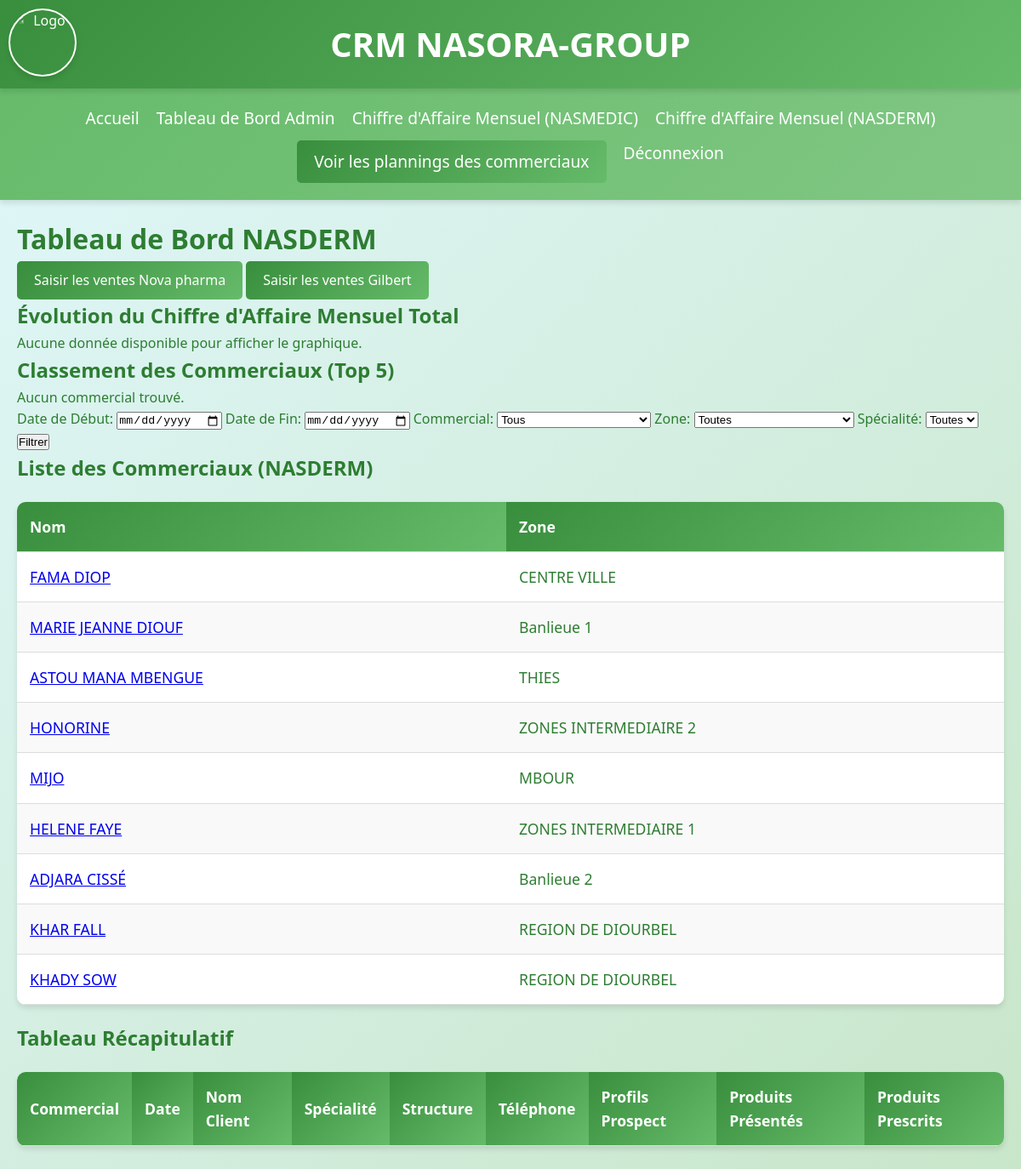
Screenshot of /nasderm_dashboard (signed in) with the database file from the repository.
### models.py (models this page shows)
class User(UserMixin, db.Model):
    id = db.Column(db.Integer, primary_key=True)
    username = db.Column(db.String(150), unique=True, nullable=False)
    password = db.Column(db.String(200), nullable=False)
    role = db.Column(db.String(50), nullable=False)
    zone = db.Column(db.String(100), nullable=True)
    project = db.Column(db.String(50), nullable=False)  # 'nasderm' or 'nasmedic'

### app.py (the view)
@app.route('/nasderm_dashboard')
@login_required
def nasderm_dashboard():
    prospections = Prospection.query.join(User).filter(User.project == 'nasderm').all()
    print("Prospections pour NASDERM:", prospections)
    if not prospections:
        flash("Aucune donnée trouvée pour NASDERM.", "info")
    monthly_revenue = db.session.query(
        func.strftime('%Y-%m', NovaPharmaSale.date).label('month'),
        func.sum(NovaPharmaSale.quantity * NovaPharmaSale.price).label('revenue')
    ).filter(NovaPharmaSale.project == 'nasderm').group_by('month').all()
    monthly_revenue_labels = [row.month for row in monthly_revenue]
    monthly_revenue_data = [row.revenue for row in monthly_revenue]
    print("Chiffre d'affaire mensuel NASDERM:", monthly_revenue)
    print("Labels:", monthly_revenue_labels)
    print("Data:", monthly_revenue_data)
    prospections = Prospection.query.join(User).filter(User.project == 'nasderm').all()
    top_5_commerciaux = db.session.query(
        User.username,
        User.zone,
        func.count(Prospection.id).label('nombre_visites')
    ).join(Prospection).filter(User.project == 'nasderm').group_by(User.id).order_by(func.count(Prospection.id).desc()).limit(5).all()
    print("Top 5 commerciaux:", top_5_commerciaux)
    commerciaux = User.query.filter_by(project='nasderm', role='commercial').all()
    print("Liste des commerciaux NASDERM:", commerciaux)
    return render_template('nasderm_dashboard.html', monthly_revenue_labels=monthly_revenue_labels, monthly_revenue_data=monthly_revenue_data, top_5_commerciaux=top_5_commerciaux, commerciaux=commerciaux, prospections=prospections)

### app.py (called while the page is built)
@login_manager.user_loader
def load_user(user_id):
    return User.query.get(int(user_id))

### Templates/nasderm_dashboard.html (shortened to what this page needs)
{% extends "base.html" %}
{% block content %}
<h1>Tableau de Bord NASDERM</h1>
<div class="sales-links">
    <a href="{{ url_for('nova_pharma_sales') }}" class="btn">Saisir les ventes Nova pharma</a>
    <a href="{{ url_for('gilbert_sales') }}" class="btn">Saisir les ventes Gilbert</a>
</div>
<h2>Évolution du Chiffre d'Affaire Mensuel Total</h2>
{% if monthly_revenue_labels and monthly_revenue_data %}
    <canvas id="salesChart" width="400" height="200"></canvas>
    <script>
        var ctx = document.getElementById('salesChart').getContext('2d');
        var salesChart = new Chart(ctx, {
            type: 'line',
            data: {
                labels: {{ monthly_revenue_labels | tojson }},
                datasets: [{
                    label: 'Chiffre d\'affaire mensuel total',
                    data: {{ monthly_revenue_data | tojson }},
                    backgroundColor: 'rgba(75, 192, 192, 0.2)',
                    borderColor: 'rgba(75, 192, 192, 1)',
                    borderWidth: 2,
                    fill: true
                }]
            },
            options: {
                scales: {
                    y: {
                        beginAtZero: true,
                        title: {
                            display: true,
                            text: 'Chiffre d\'affaire (€)'
                        }
                    },
                    x: {
                        title: {
                            display: true,
                            text: 'Mois'
                        }
                    }
                },
                plugins: {
                    title: {
                        display: true,
                        text: 'Évolution du Chiffre d\'Affaire Mensuel Total'
                    }
                }
            }
        });
    </script>
{% else %}
    <p>Aucune donnée disponible pour afficher le graphique.</p>
{% endif %}
<h2>Classement des Commerciaux (Top 5)</h2>
{% if top_5_commerciaux %}
    <table class="responsive-table">
        <thead>
            <tr>
                <th>Rang</th>
                <th>Nom</th>
                <th>Zone</th>
                <th>Nombre de Visites</th>
            </tr>
        </thead>
        <tbody>
            {% for commercial in top_5_commerciaux %}
            <tr>
                <td>{{ loop.index }}</td>
                <td>{{ commercial.username }}</td>
                <td>{{ commercial.zone }}</td>
                <td>{{ commercial.nombre_visites }}</td>
            </tr>
            {% endfor %}
        </tbody>
    </table>
{% else %}
    <p>Aucun commercial trouvé.</p>
{% endif %}
<form method="GET" class="filter-form">
    <label for="date_start">Date de Début:</label>
    <input type="date" id="date_start" name="date_start">
    <label for="date_end">Date de Fin:</label>
    <input type="date" id="date_end" name="date_end">
    <label for="commercial">Commercial:</label>
    <select id="commercial" name="commercial">
        <option value="">Tous</option>
    </select>
    <label for="zone">Zone:</label>
    <select id="zone" name="zone">
        <option value="">Toutes</option>
    </select>
    <label for="specialite">Spécialité:</label>
    <select id="specialite" name="specialite">
        <option value="">Toutes</option>
    </select>
    <button type="submit">Filtrer</button>
</form>
<h2>Liste des Commerciaux (NASDERM)</h2>
<table class="responsive-table">
    <thead>
        <tr>
            <th>Nom</th>
            <th>Zone</th>
        </tr>
    </thead>
    <tbody>
        {% for commercial in commerciaux %}
        <tr>
            <td><a href="{{ url_for('commercial_dashboard', username=commercial.username) }}">{{ commercial.username }}</a></td>
            <td>{{ commercial.zone }}</td>
        </tr>
        {% endfor %}
    </tbody>
</table>
<h2>Tableau Récapitulatif</h2>
<table class="responsive-table">
    <thead>
        <tr>
            <th>Commercial</th>
            <th>Date</th>
            <th>Nom Client</th>
            <th>Spécialité</th>
            <th>Structure</th>
            <th>Téléphone</th>
            <th>Profils Prospect</th>
            <th>Produits Présentés</th>
            <th>Produits Prescrits</th>
        </tr>
    </thead>
</table>
{% endblock %}

### Templates/base.html (shortened to what this page needs)
<!DOCTYPE html>
<html lang="fr">
<head>
    <link rel="stylesheet" href="{{ url_for('static', filename='css/styles.css') }}">
	<link href="https://cdn.jsdelivr.net/npm/select2@4.1.0-rc.0/dist/css/select2.min.css" rel="stylesheet" />
</head>
<body>
    <header>
        <img src="{{ url_for('static', filename='images/logo.png') }}" alt="Logo">
        <h1>CRM NASORA-GROUP</h1>
    </header>
    <nav>
        <a href="{{ url_for('home') }}">Accueil</a>
        {% if current_user.is_authenticated %}
            {% if current_user.role == 'admin' %}
                <a href="{{ url_for('admin_dashboard') }}">Tableau de Bord Admin</a>
                <a href="{{ url_for('monthly_revenue_nasmedic') }}">Chiffre d'Affaire Mensuel (NASMEDIC)</a>
                <a href="{{ url_for('monthly_revenue_nasderm') }}">Chiffre d'Affaire Mensuel (NASDERM)</a>
				<a href="{{ url_for('admin_plannings') }}" class="btn">Voir les plannings des commerciaux</a>
            {% else %}
                <a href="{{ url_for('dashboard') }}">Tableau de Bord</a>
            {% endif %}
            <a href="{{ url_for('logout') }}">Déconnexion</a>
        {% else %}
            <a href="{{ url_for('login') }}">Connexion</a>
        {% endif %}
    </nav>
    <div class="container">
        {% block content %}{% endblock %}
    </div>
</body>
</html>

### static/css/styles.css (style rules this page uses)
* { margin: 0; padding: 0; box-sizing: border-box; }
body { font-family: 'Segoe UI', Tahoma, Geneva, Verdana, sans-serif; background: linear-gradient(135deg, #e0f7fa, #c8e6c9); color: #2e7d32; line-height: 1.6; min-height: 100vh; display: flex; flex-direction: column; font-size: 1rem; }
header { background: linear-gradient(135deg, #388e3c, #66bb6a); color: white; padding: 20px 0; text-align: center; box-shadow: 0 4px 6px rgba(0, 0, 0, 0.1); position: relative; }
header h1 { font-size: 2rem; animation: fadeInDown 1s ease-in-out; }
header img { width: 80px; height: 80px; border-radius: 50%; object-fit: cover; position: absolute; top: 10px; left: 10px; border: 2px solid white; box-shadow: 0 4px 6px rgba(0, 0, 0, 0.1); }
nav { background: linear-gradient(135deg, #66bb6a, #81c784); padding: 15px 0; text-align: center; box-shadow: 0 4px 6px rgba(0, 0, 0, 0.1); display: flex; flex-wrap: wrap; justify-content: center; }
nav a { color: white; margin: 5px 10px; text-decoration: none; font-size: 1.1rem; transition: color 0.3s ease, transform 0.3s ease; }
.container { flex: 1; padding: 20px; max-width: 1200px; margin: 0 auto; animation: fadeInUp 1s ease-in-out; }
.responsive-table { width: 100%; border-collapse: collapse; margin: 20px 0; animation: fadeIn 1s ease-in-out; background: white; border-radius: 10px; overflow: hidden; box-shadow: 0 4px 6px rgba(0, 0, 0, 0.1); }
.responsive-table th, .responsive-table td { padding: 12px; text-align: left; border-bottom: 1px solid #ddd; }
.responsive-table th { background: linear-gradient(135deg, #388e3c, #66bb6a); color: white; font-weight: bold; }
.responsive-table tr:nth-child(even) { background-color: #f9f9f9; }
.btn { display: inline-block; background: linear-gradient(135deg, #388e3c, #66bb6a); color: white; padding: 10px 20px; border-radius: 5px; text-decoration: none; transition: background 0.3s ease, transform 0.3s ease; }
@media (min-width: 1025px) { header h1 { font-size: 2.5rem; } }
@media (min-width: 1025px) { nav a { font-size: 1.2rem; } }
@media (min-width: 1025px) { .responsive-table th, .responsive-table td { padding: 15px; font-size: 1.1rem; } }

### rows the page displays
User: username "FAMA DIOP", zone "CENTRE VILLE"
User: username "MARIE JEANNE DIOUF", zone "Banlieue 1"
User: username "ASTOU MANA MBENGUE", zone "THIES"
User: username "HONORINE", zone "ZONES INTERMEDIAIRE 2"
User: username "MIJO", zone "MBOUR"
User: username "HELENE FAYE", zone "ZONES INTERMEDIAIRE 1"
User: username "ADJARA CISSÉ", zone "Banlieue 2"
User: username "KHAR FALL", zone "REGION DE DIOURBEL"
User: username "KHADY SOW", zone "REGION DE DIOURBEL"
